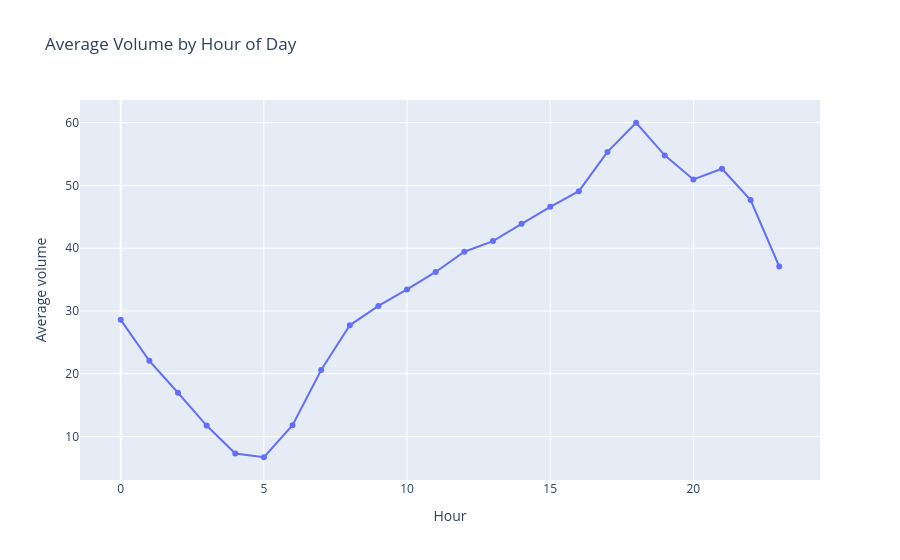
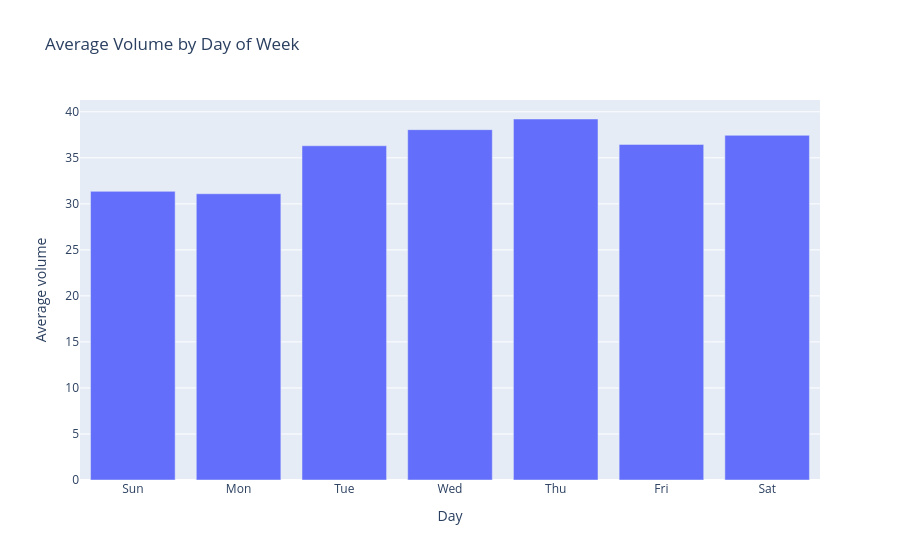
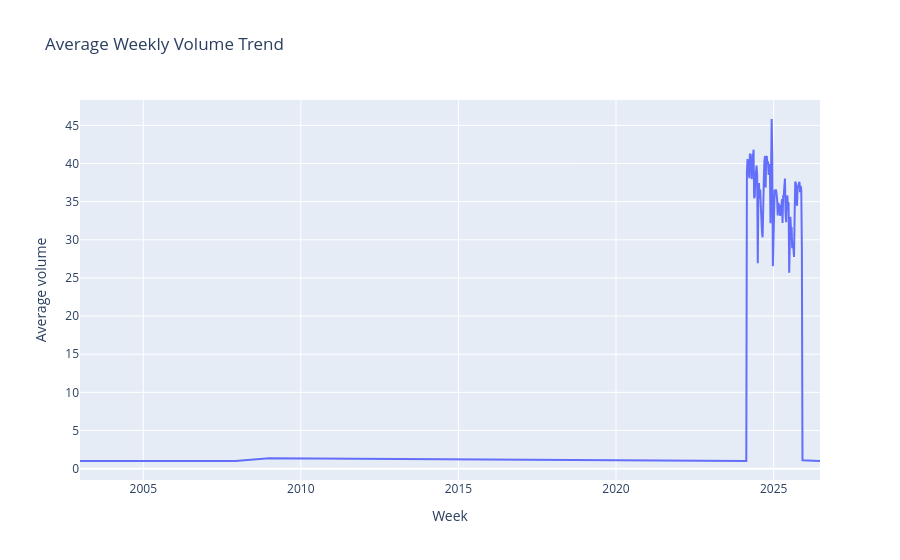

Notebook code cell kept with these figures, in order:
### Markdown cell above
### 2.3 Temporal Decomposition
Visualising hourly, daily, and weekly seasonality.

### Code cell
query_hour = """
SELECT EXTRACT(HOUR FROM hour)::int AS hour_of_day, avg(volume)::float AS avg_volume
FROM demand
GROUP BY 1
ORDER BY 1
"""

query_dow = """
SELECT EXTRACT(DOW FROM hour)::int AS day_of_week, avg(volume)::float AS avg_volume
FROM demand
GROUP BY 1
ORDER BY 1
"""

query_week = """
SELECT date_trunc('week', hour) AS week_start, avg(volume)::float AS avg_volume
FROM demand
GROUP BY 1
ORDER BY 1
"""

df_hour = query_to_df(query_hour)
df_dow = query_to_df(query_dow)
df_week = query_to_df(query_week)

fig_hour = px.line(
    df_hour.to_pandas(),
    x="hour_of_day",
    y="avg_volume",
    markers=True,
    title="Average Volume by Hour of Day",
    labels={"hour_of_day": "Hour", "avg_volume": "Average volume"},
)
render_fig(fig_hour)

dow_map = {0: "Sun", 1: "Mon", 2: "Tue", 3: "Wed", 4: "Thu", 5: "Fri", 6: "Sat"}
df_dow_plot = df_dow.with_columns(
    pl.col("day_of_week")
    .cast(pl.Int64)
    .map_elements(lambda x: dow_map.get(int(x), str(x)), return_dtype=pl.Utf8)
    .alias("dow_name")
)

fig_dow = px.bar(
    df_dow_plot.to_pandas(),
    x="dow_name",
    y="avg_volume",
    title="Average Volume by Day of Week",
    labels={"dow_name": "Day", "avg_volume": "Average volume"},
)
render_fig(fig_dow)

fig_week = px.line(
    df_week.to_pandas(),
    x="week_start",
    y="avg_volume",
    title="Average Weekly Volume Trend",
    labels={"week_start": "Week", "avg_volume": "Average volume"},
    range_x=[df_week["week_start"].min(), df_week["week_start"].max()],
)
render_fig(fig_week)

### Figure 1 — Plotly figure (JSON) as saved in the notebook; plotly's stock layout.template omitted (floating-point values rounded to 4 significant figures)
{"data": [{"hovertemplate": "Hour=%{x}<br>Average volume=%{y}<extra></extra>", "legendgroup": "", "line": {"color": "#636efa", "dash": "solid"}, "marker": {"symbol": "circle"}, "mode": "lines+markers", "name": "", "orientation": "v", "showlegend": false, "type": "scatter", "x": [0, 1, 2, 3, 4, 5, 6, 7, 8, 9, 10, 11, 12, 13, 14, 15, 16, 17, 18, 19, 20, 21, 22, 23], "xaxis": "x", "y": [28.59, 22.06, 16.97, 11.74, 7.286, 6.701, 11.8, 20.59, 27.72, 30.8, 33.44, 36.22, 39.44, 41.13, 43.88, 46.59, 49.09, 55.34, 59.98, 54.79, 50.95, 52.66, 47.67, 37.08], "yaxis": "y"}], "layout": {"legend": {"tracegroupgap": 0}, "title": {"text": "Average Volume by Hour of Day"}, "xaxis": {"anchor": "y", "domain": [0, 1], "title": {"text": "Hour"}}, "yaxis": {"anchor": "x", "domain": [0, 1], "title": {"text": "Average volume"}}}}

### Figure 2 — Plotly figure (JSON) as saved in the notebook; plotly's stock layout.template omitted (floating-point values rounded to 4 significant figures)
{"data": [{"alignmentgroup": "True", "hovertemplate": "Day=%{x}<br>Average volume=%{y}<extra></extra>", "legendgroup": "", "marker": {"color": "#636efa", "pattern": {"shape": ""}}, "name": "", "offsetgroup": "", "orientation": "v", "showlegend": false, "textposition": "auto", "type": "bar", "x": ["Sun", "Mon", "Tue", "Wed", "Thu", "Fri", "Sat"], "xaxis": "x", "y": [31.36, 31.1, 36.31, 38.06, 39.22, 36.46, 37.45], "yaxis": "y"}], "layout": {"barmode": "relative", "legend": {"tracegroupgap": 0}, "title": {"text": "Average Volume by Day of Week"}, "xaxis": {"anchor": "y", "domain": [0, 1], "title": {"text": "Day"}}, "yaxis": {"anchor": "x", "domain": [0, 1], "title": {"text": "Average volume"}}}}

### Figure 3 — Plotly figure (JSON) as saved in the notebook; plotly's stock layout.template omitted (floating-point values rounded to 4 significant figures)
{"data": [{"hovertemplate": "Week=%{x}<br>Average volume=%{y}<extra></extra>", "legendgroup": "", "line": {"color": "#636efa", "dash": "solid"}, "marker": {"symbol": "circle"}, "mode": "lines", "name": "", "orientation": "v", "showlegend": false, "type": "scatter", "x": ["2002-12-30T00:00:00+00:00", "2007-12-03T00:00:00+00:00", "2008-12-29T00:00:00+00:00", "2024-02-19T00:00:00+00:00", "2024-02-26T00:00:00+00:00", "2024-03-04T00:00:00+00:00", "2024-03-11T00:00:00+00:00", "2024-03-18T00:00:00+00:00", "2024-03-25T00:00:00+00:00", "2024-04-01T00:00:00+00:00", "2024-04-08T00:00:00+00:00", "2024-04-15T00:00:00+00:00", "2024-04-22T00:00:00+00:00", "2024-04-29T00:00:00+00:00", "2024-05-06T00:00:00+00:00", "2024-05-13T00:00:00+00:00", "2024-05-20T00:00:00+00:00", "2024-05-27T00:00:00+00:00", "2024-06-03T00:00:00+00:00", "2024-06-10T00:00:00+00:00", "2024-06-17T00:00:00+00:00", "2024-06-24T00:00:00+00:00", "2024-07-01T00:00:00+00:00", "2024-07-08T00:00:00+00:00", "2024-07-15T00:00:00+00:00", "2024-07-22T00:00:00+00:00", "2024-07-29T00:00:00+00:00", "2024-08-05T00:00:00+00:00", "2024-08-12T00:00:00+00:00", "2024-08-19T00:00:00+00:00", "2024-08-26T00:00:00+00:00", "2024-09-02T00:00:00+00:00", "2024-09-09T00:00:00+00:00", "2024-09-16T00:00:00+00:00", "2024-09-23T00:00:00+00:00", "2024-09-30T00:00:00+00:00", "2024-10-07T00:00:00+00:00", "2024-10-14T00:00:00+00:00", "2024-10-21T00:00:00+00:00", "2024-10-28T00:00:00+00:00", "2024-11-04T00:00:00+00:00", "2024-11-11T00:00:00+00:00", "2024-11-18T00:00:00+00:00", "2024-11-25T00:00:00+00:00", "2024-12-02T00:00:00+00:00", "2024-12-09T00:00:00+00:00", "2024-12-16T00:00:00+00:00", "2024-12-23T00:00:00+00:00", "2024-12-30T00:00:00+00:00", "2025-01-06T00:00:00+00:00", "2025-01-13T00:00:00+00:00", "2025-01-20T00:00:00+00:00", "2025-01-27T00:00:00+00:00", "2025-02-03T00:00:00+00:00", "2025-02-10T00:00:00+00:00", "2025-02-17T00:00:00+00:00", "2025-02-24T00:00:00+00:00", "2025-03-03T00:00:00+00:00", "2025-03-10T00:00:00+00:00", "2025-03-17T00:00:00+00:00", "2025-03-24T00:00:00+00:00", "2025-03-31T00:00:00+00:00", "2025-04-07T00:00:00+00:00", "2025-04-14T00:00:00+00:00", "2025-04-21T00:00:00+00:00", "2025-04-28T00:00:00+00:00", "2025-05-05T00:00:00+00:00", "2025-05-12T00:00:00+00:00", "2025-05-19T00:00:00+00:00", "2025-05-26T00:00:00+00:00", "2025-06-02T00:00:00+00:00", "2025-06-09T00:00:00+00:00", "2025-06-16T00:00:00+00:00", "2025-06-23T00:00:00+00:00", "2025-06-30T00:00:00+00:00", "2025-07-07T00:00:00+00:00", "2025-07-14T00:00:00+00:00", "2025-07-21T00:00:00+00:00", "2025-07-28T00:00:00+00:00", "2025-08-04T00:00:00+00:00", "2025-08-11T00:00:00+00:00", "2025-08-18T00:00:00+00:00", "2025-08-25T00:00:00+00:00", "2025-09-01T00:00:00+00:00", "2025-09-08T00:00:00+00:00", "2025-09-15T00:00:00+00:00", "2025-09-22T00:00:00+00:00", "2025-09-29T00:00:00+00:00", "2025-10-06T00:00:00+00:00", "2025-10-13T00:00:00+00:00", "2025-10-20T00:00:00+00:00", "2025-10-27T00:00:00+00:00", "2025-11-03T00:00:00+00:00", "2025-11-10T00:00:00+00:00", "2025-11-17T00:00:00+00:00", "2025-11-24T00:00:00+00:00", "2025-12-01T00:00:00+00:00", "2026-06-22T00:00:00+00:00"], "xaxis": "x", "y": [1, 1, 1.37, 1, 38.8, 40.6, 40.11, 38.15, 38.08, 41.31, 40.37, 40.43, 37.93, 41.27, 40.51, 41.82, 35.46, 35.63, 38.02, 38.86, 39.73, 38.4, 26.93, 36.33, 37.45, 35.38, 36.61, 34.47, 31.72, 30.99, 30.31, 36.27, 37.84, 40.29, 40.99, 36.84, 40.94, 40.88, 39.95, 40.25, 38.51, 39.7, 39.93, 32.17, 44.17, 45.84, 40.94, 26.54, 30.11, 35.46, 36.58, 36.39, 36.6, 36.07, 35.32, 33.19, 34.85, 34.46, 34.58, 33.13, 33.69, 34.13, 35.33, 32.2, 35.74, 35.77, 36.97, 38.04, 33.44, 32.32, 35.07, 35.81, 33.96, 34.91, 25.67, 31.0, 33.02, 31.34, 31.66, 28.9, 29.73, 28.86, 27.76, 33.19, 37.61, 37.51, 35.31, 34.45, 36.87, 37.29, 37.31, 37.62, 36.25, 37.08, 36.56, 28.67, 1.083, 1], "yaxis": "y"}], "layout": {"legend": {"tracegroupgap": 0}, "title": {"text": "Average Weekly Volume Trend"}, "xaxis": {"anchor": "y", "domain": [0, 1], "range": ["2002-12-30T00:00:00+00:00", "2026-06-22T00:00:00+00:00"], "title": {"text": "Week"}}, "yaxis": {"anchor": "x", "domain": [0, 1], "title": {"text": "Average volume"}}}}
